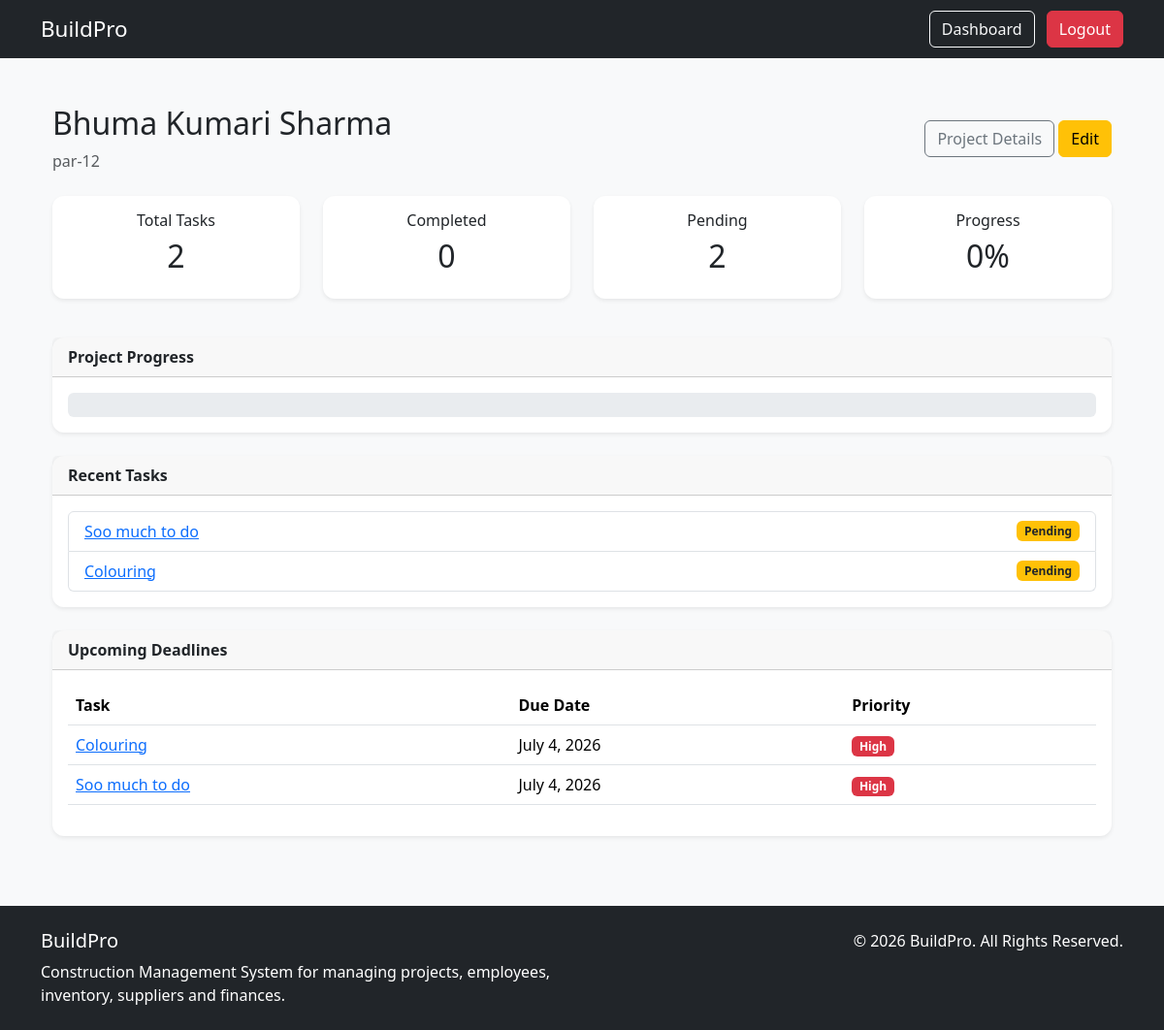
/projects/3/dashboard/ (signed in), run on the app's committed database.
### projects/models.py (models this page shows, shortened)
class Project(models.Model):
    STATUS_CHOICES = [
        ('PLANNING', 'Planning'),
        ('IN_PROGRESS', 'In Progress'),
        ('ON_HOLD', 'On Hold'),
        ('COMPLETED', 'Completed'),
    ]
    name = models.CharField(max_length=200)
    description = models.TextField(blank=True)
    location = models.CharField(max_length=255)
    manager = models.ForeignKey(User, on_delete=models.SET_NULL, null=True, related_name='managed_projects')
    status = models.CharField(max_length=20, choices=STATUS_CHOICES, default='PLANNING')
    start_date = models.DateField()
    end_date = models.DateField(null=True, blank=True)
    created_at = models.DateTimeField(auto_now_add=True)
    created_by = models.ForeignKey(User, on_delete=models.SET_NULL, null=True, related_name='created_projects')
    project_code = models.CharField(max_length=20,unique=True,default="Pending Code")
    client = models.CharField(max_length=200, null=True, blank=True,default="Pending Client")
    budget = models.DecimalField(max_digits=12, decimal_places=2, default=0)
    updated_at = models.DateTimeField(auto_now=True)

class Task(models.Model):
    PRIORITY_CHOICES = [
        ("LOW", "Low"),
        ("MEDIUM", "Medium"),
        ("HIGH", "High"),
    ]
    project = models.ForeignKey(Project,on_delete=models.CASCADE,related_name="tasks")
    title = models.CharField(max_length=200,)
    description = models.TextField(blank=True)
    assigned_to = models.ForeignKey(User,on_delete=models.SET_NULL,null=True,blank=True)
    priority = models.CharField(max_length=10,choices=PRIORITY_CHOICES,default="MEDIUM")
    is_completed = models.BooleanField(default=False)
    due_date = models.DateField()
    created_at = models.DateTimeField(auto_now_add=True)
    updated_at = models.DateTimeField(auto_now=True)

### projects/views.py (the view)
# urls.py: path("projects/<int:pk>/dashboard/",views.project_dashboard,name="project_dashboard"),
@login_required
def project_dashboard(request, pk):
    project = get_object_or_404(Project, pk=pk)
    tasks = project.tasks.all()
    total_tasks = project.tasks.count()
    completed_tasks = project.tasks.filter(is_completed=True).count()
    pending_tasks = tasks.filter(is_completed=False).count()
    upcoming_tasks = tasks.filter(is_completed=False).order_by("due_date")[:5]
    progress = 0
    if total_tasks > 0:
        progress = int((completed_tasks / total_tasks) * 100)
    recent_tasks = tasks.order_by("-created_at")[:5]
    context = {
        "project": project,
        "total_tasks": total_tasks,
        "completed_tasks": completed_tasks,
        "pending_tasks": pending_tasks,
        "progress": progress,
        "recent_tasks": recent_tasks,
         "upcoming_tasks": upcoming_tasks,
    }
    return render(request,"projects/project_dashboard.html",context,)

### projects/templates/projects/project_dashboard.html (shortened to what this page needs)
{% extends "base.html" %}
{% block content %}
<div class="container mt-4">
    <div class="d-flex justify-content-between align-items-center mb-4">
        <div>
            <h2>{{ project.name }}</h2>
            <p class="text-muted mb-0">
                {{ project.project_code }}
            </p>
        </div>
        <div>
            <a href="{% url 'project_detail' project.pk %}"
               class="btn btn-outline-secondary">
                Project Details
            </a>
            <a href="{% url 'project_update' project.pk %}"
               class="btn btn-warning">
                Edit
            </a>
        </div>
    </div>
    <div class="row mt-4">
    <div class="col-md-3 mb-3">
        <div class="card shadow-sm text-center">
            <div class="card-body">
                <h6>Total Tasks</h6>
                <h2>{{ total_tasks }}</h2>
            </div>
        </div>
    </div>
    <div class="col-md-3 mb-3">
        <div class="card shadow-sm text-center">
            <div class="card-body">
                <h6>Completed</h6>
                <h2>{{ completed_tasks }}</h2>
            </div>
        </div>
    </div>
    <div class="col-md-3 mb-3">
        <div class="card shadow-sm text-center">
            <div class="card-body">
                <h6>Pending</h6>
                <h2>{{ pending_tasks }}</h2>
            </div>
        </div>
    </div>
       <div class="col-md-3 mb-3">
         <div class="card shadow-sm text-center">
             <div class="card-body">
                 <h6>Progress</h6>
                <h2>{{ progress }}%</h2>
             </div>
          </div>
       </div>
       </div>
    <div class="card shadow-sm mt-4">
    <div class="card-header">
        <strong>Project Progress</strong>
    </div>
    <div class="card-body">
        <div class="progress" style="height:25px;">
        </div>
    </div>
</div>
<div class="card shadow-sm mt-4">
    <div class="card-header">
        <strong>Recent Tasks</strong>
    </div>
    <div class="card-body">
        {% if recent_tasks %}
            <ul class="list-group">
                {% for task in recent_tasks %}
                    <li class="list-group-item d-flex justify-content-between align-items-center">
                        <a href="{% url 'task_detail' project.id task.id %}">
                            {{ task.title }}
                        </a>
                        {% if task.is_completed %}
                            <span class="badge bg-success">Completed</span>
                        {% else %}
                            <span class="badge bg-warning text-dark">Pending</span>
                        {% endif %}
                    </li>
                {% endfor %}
            </ul>
        {% else %}
            <p class="text-muted">No recent tasks.</p>
        {% endif %}
    </div>
</div>
                      <div class="card shadow-sm mt-4">
    <div class="card-header">
        <strong>Upcoming Deadlines</strong>
    </div>
    <div class="card-body">
        {% if upcoming_tasks %}
            <table class="table table-hover">
                <thead>
                    <tr>
                        <th>Task</th>
                        <th>Due Date</th>
                        <th>Priority</th>
                    </tr>
                </thead>
                <tbody>
                    {% for task in upcoming_tasks %}
                    <tr>
                        <td>
                            <a href="{% url 'task_detail' project.id task.id %}">
                                {{ task.title }}
                            </a>
                        </td>
                        <td>{{ task.due_date }}</td>
                        <td>
                            {% if task.priority == "HIGH" %}
                                <span class="badge bg-danger">High</span>
                            {% elif task.priority == "MEDIUM" %}
                                <span class="badge bg-warning text-dark">Medium</span>
                            {% else %}
                                <span class="badge bg-success">Low</span>
                            {% endif %}
                        </td>
                    </tr>
                    {% endfor %}
                </tbody>
            </table>
        {% else %}
            <p class="text-muted">No upcoming deadlines.</p>
        {% endif %}
    </div>
</div>
</div>
</div>
{% endblock %}

### static/css/styles.css (style rules this page uses)
body { font-family: "Segoe UI", sans-serif; }
.card { border:none; border-radius:12px; }

### data on the page
Project: name "Bhuma Kumari Sharma", project_code "par-12"
Task: title "Soo much to do", is_completed "Pending", due_date "July 4, 2026", priority "High"
Task: title "Colouring", is_completed "Pending", due_date "July 4, 2026", priority "High"

### other printed values
{{ total_tasks }} "2"
{{ completed_tasks }} "0"
{{ pending_tasks }} "2"
{{ progress }} "0"
